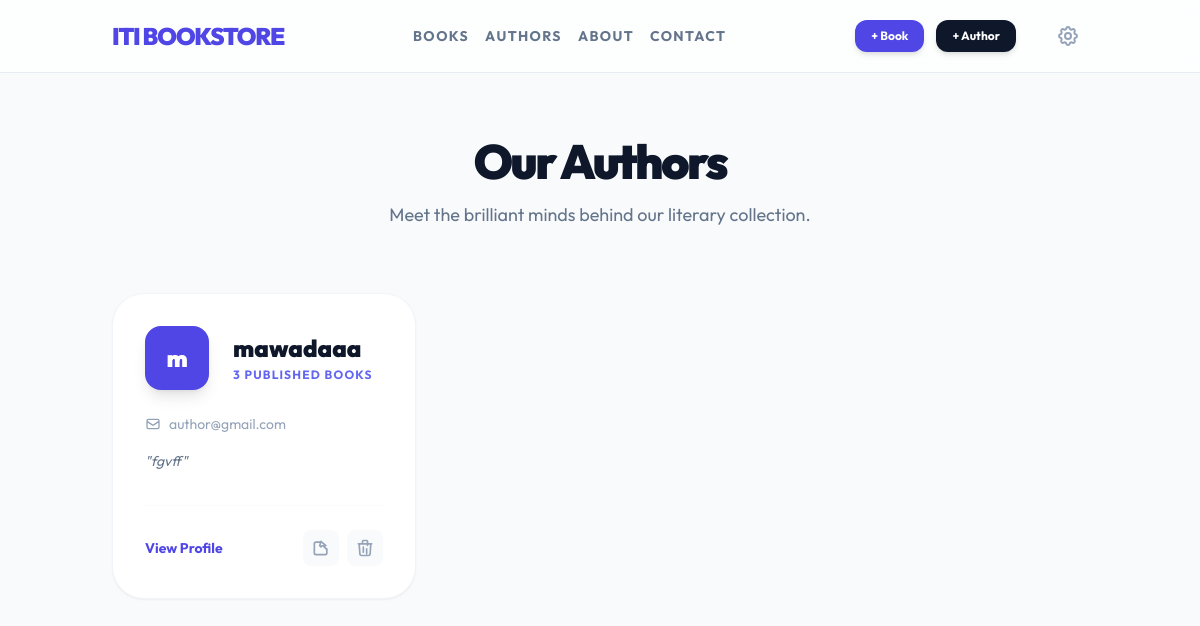
Screenshot of /authors/ with the database file from the repository.
### authors/models.py (models this page shows, shortened)
class Author(models.Model):
    GENDER_CHOICES = [
        ('M', 'Male'),
        ('F', 'Female'),
    ]
    name = models.CharField(max_length=200)
    email = models.EmailField(unique=True)
    bio = models.TextField()
    gender = models.CharField(max_length=1, choices=GENDER_CHOICES)
    created_at = models.DateTimeField(auto_now_add=True)
    updated_at = models.DateTimeField(auto_now=True)

### authors/views.py (the view)
# urls.py: path('', AuthorListView.as_view(), name='authors.landing'),
class AuthorListView(ListView):
    model = Author
    template_name = 'authors/landing.html'
    context_object_name = 'authors'

### authors/templates/authors/landing.html (shortened to what this page needs)
{% extends "base.html" %}
{% block content %}
    <div class="container mx-auto px-6 py-16">
        <div class="mb-16 text-center">
            <h1 class="text-5xl font-black text-slate-900 tracking-tighter mb-4">Our Authors</h1>
            <p class="text-slate-500 text-lg">Meet the brilliant minds behind our literary collection.</p>
        </div>
        <div class="grid grid-cols-1 md:grid-cols-2 lg:grid-cols-3 gap-8 max-w-7xl mx-auto">
            {% for author in authors %}
            <div class="bg-white rounded-[2rem] shadow-sm hover:shadow-2xl border border-slate-100 transition-all duration-500 group overflow-hidden">
                <div class="p-8">
                    <div class="flex items-center space-x-6 mb-6">
                        <div class="w-16 h-16 bg-indigo-600 rounded-2xl flex items-center justify-center text-white text-2xl font-black shadow-lg group-hover:rotate-6 transition-transform">
                            {{ author.name|first }}
                        </div>
                        <div>
                            <h3 class="text-2xl font-black text-slate-900 leading-tight group-hover:text-indigo-600 transition-colors">
                                {{ author.name }}
                            </h3>
                            <p class="text-indigo-500 text-xs font-bold uppercase tracking-widest mt-1">
                                {{ author.books.count }} Published Books
                            </p>
                        </div>
                    </div>
                    <div class="space-y-4 mb-8">
                        <div class="flex items-center text-slate-400 text-sm">
                            <svg class="w-4 h-4 mr-2" fill="none" stroke="currentColor" viewBox="0 0 24 24"><path stroke-linecap="round" stroke-linejoin="round" stroke-width="2" d="M3 8l7.89 5.26a2 2 0 002.22 0L21 8M5 19h14a2 2 0 002-2V7a2 2 0 00-2-2H5a2 2 0 00-2 2v10a2 2 0 002 2z"></path></svg>
                            {{ author.email }}
                        </div>
                        <p class="text-slate-500 text-sm leading-relaxed line-clamp-3 italic">
                            "{{ author.bio }}"
                        </p>
                    </div>
                    <div class="flex items-center justify-between pt-6 border-t border-slate-50">
                        <a href="{% url 'authors.detail' author.pk %}" class="text-indigo-600 font-bold text-sm hover:underline decoration-2 underline-offset-4">
                            View Profile
                        </a>
                        <div class="flex space-x-2">
                            <a href="{% url 'authors.edit' author.pk %}" class="p-2 bg-slate-50 text-slate-400 hover:text-amber-500 hover:bg-amber-50 rounded-lg transition-all">
                                <svg class="w-5 h-5" fill="none" stroke="currentColor" viewBox="0 0 24 24"><path stroke-linecap="round" stroke-linejoin="round" stroke-width="2" d="M11 5H6a2 2 0 00-2 2v11a2 2 0 002 2h11a2 2 0 002-2v-5m-1.148-3.905L13.5 9.25l-1.5 1.5-1.5-1.5L11.852 4.095zM15.5 10.25l3 3-3-3z"></path></svg>
                            </a>
                            <a href="{% url 'authors.delete' author.pk %}" class="p-2 bg-slate-50 text-slate-400 hover:text-rose-500 hover:bg-rose-50 rounded-lg transition-all">
                                <svg class="w-5 h-5" fill="none" stroke="currentColor" viewBox="0 0 24 24"><path stroke-linecap="round" stroke-linejoin="round" stroke-width="2" d="M19 7l-.867 12.142A2 2 0 0116.138 21H7.862a2 2 0 01-1.995-1.858L5 7m5 4v6m4-4v6m1-10V4a1 1 0 00-1-1h-4a1 1 0 00-1 1v3M4 7h16"></path></svg>
                            </a>
                        </div>
                    </div>
                </div>
            </div>
            {% empty %}
            <div class="col-span-full py-20 text-center">
                <p class="text-slate-400 text-lg italic">No authors registered yet.</p>
                <a href="{% url 'authors.add' %}" class="mt-4 inline-block text-indigo-600 font-bold underline decoration-2 underline-offset-4">Add the first author</a>
            </div>
            {% endfor %}
        </div>
    </div>
{% endblock %}

### templates/base.html (style rules this page uses)
body { font-family: 'Outfit', sans-serif; }

### rows the page displays
Author: name|first "m", name "mawadaaa", books.count "3", email "author@gmail.com", bio "fgvff"
